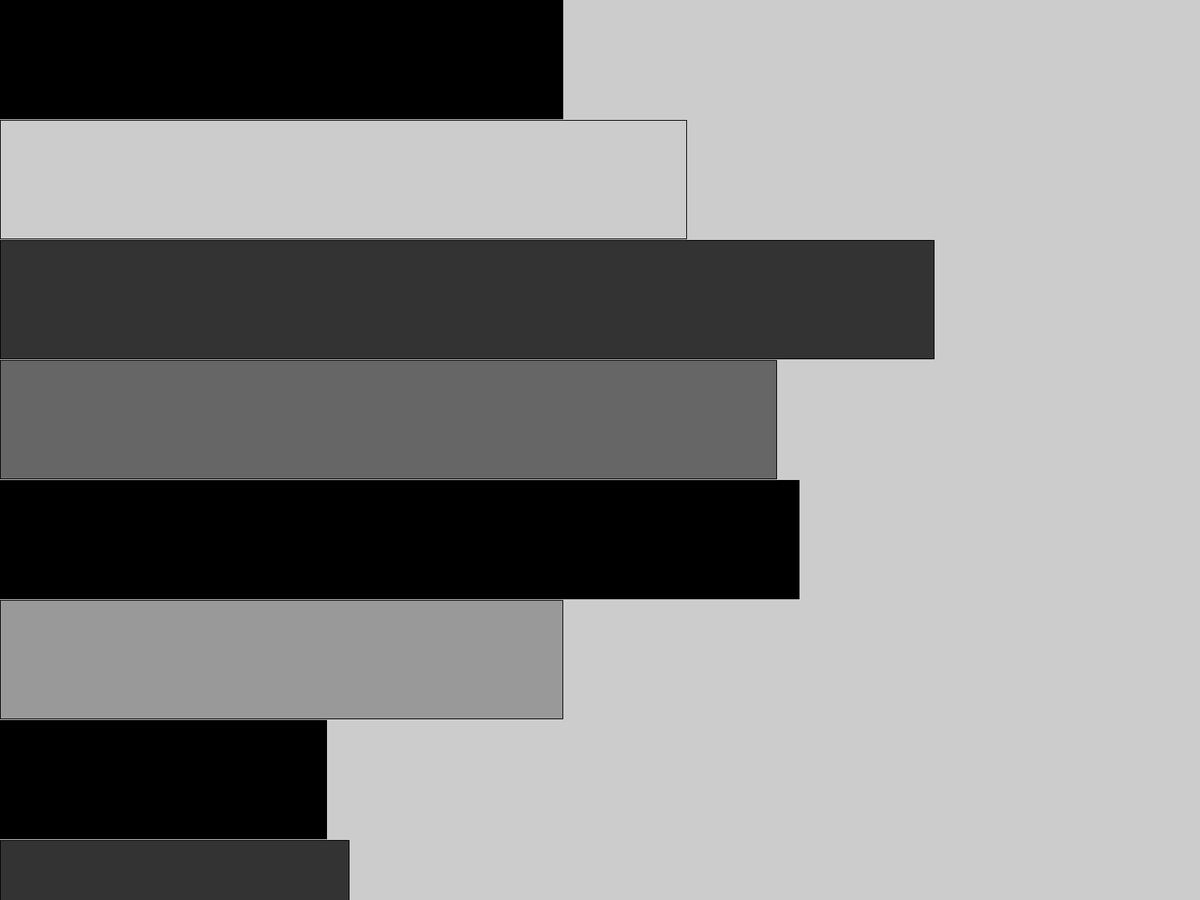
Frame 1 (no input)
Frame 60 (the mouse pressed at the canvas centre just before this capture): identical to frame 1, image omitted
Frame 120 (the mouse held since frame 60 and released just before this capture): identical to frame 1, image omitted

The Processing sketch that drew this single still picture (run headless with seeded random() and noise(); from frame 60 on, the mouse is pressed at the canvas centre):

// Processing sketch: bars
// ── bars.pde
int[][] x = { {50,0}, {61, 204}, {83,51}, {69, 102}, {71, 0},
            {50, 153}, {29, 0}, {31, 51}, {17, 102}, {39,204} };

void setup()
{
  fullScreen();
}

void draw()
{
  float w = width/x.length;
  for (int i=0; i<x.length; i++)
  {
    fill(x[i][1]);
    rect(0, i*w, x[i][0]*15, w-2);
  }
}
